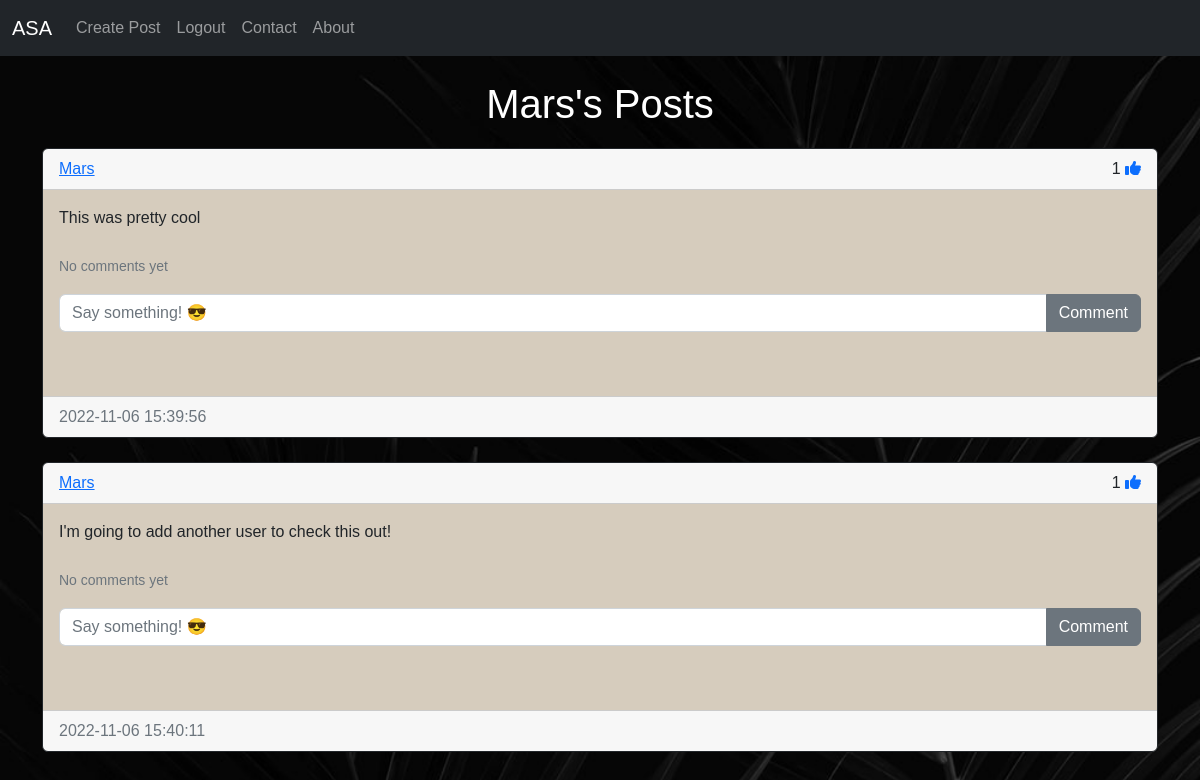
Page /posts/Mars (signed in) on the committed database.
### blog/models.py (models this page shows)
class Post(db.Model):
    id = db.Column(db.Integer, primary_key=True)
    text = db.Column(db.Text, nullable=False)
    date_created = db.Column(db.DateTime(timezone=True), default=func.now())
    author = db.Column(db.Integer, db.ForeignKey('user.id', ondelete='CASCADE'), nullable=False)
    comments = db.relationship('Comment', backref='post', passive_deletes=True)
    likes = db.relationship('Like', backref='post', passive_deletes=True)

class User(db.Model, UserMixin):
    id = db.Column(db.Integer, primary_key=True)
    email = db.Column(db.String(50), unique=True)
    username = db.Column(db.String(50), unique=True)
    password = db.Column(db.String(50))
    first_name = db.Column(db.String(50))
    last_name = db.Column(db.String(50))
    date_created = db.Column(db.DateTime(timezone=True), default=func.now())
    posts = db.relationship('Post', backref='user', passive_deletes=True)
    comments = db.relationship('Comment', backref='user', passive_deletes=True)
    likes = db.relationship('Like', backref='user', passive_deletes=True)

### blog/views.py (the view)
@views.route('/posts/<username>')
@login_required
def posts(username):
    user = User.query.filter_by(username=username).first()
    if not user:
        flash('User does not exist.', category='error')
        return redirect(url_for('views.home'))
    posts = user.posts
    return render_template('posts.html', user=current_user, posts=posts, username=username)

### blog/templates/posts.html (shortened to what this page needs)
{% extends 'postsdiv.html' %}
{% block header %} {{username}}'s Posts {% endblock %}

### blog/templates/postsdiv.html (shortened to what this page needs)
{% extends 'main.html' %}
{% block content %}
<link rel="stylesheet" href="{{url_for('static', filename='createpost.css')}}">
<br>
<h1 align="center" ><span>{% block header %}Posts{% endblock %}</span></h1>
<div id="posts">
{% for post in posts %}
    <div class="card border-dark">
        <div class="card-header d-flex justify-content-between align-items-center">
            <a href="/posts/{{post.user.username}}">{{post.user.username}}</a>
            <div>
                {{post.likes|length}}
                {% if user.id in post.likes|map(attribute='author')|list %}
                <a href="/like-post/{{post.id}}"><i class="fa-solid fa-thumbs-up"></i></a>
                {% else %}
                <a href="/like-post/{{post.id}}"><i class="fa-regular fa-thumbs-up"></i></a>
                {% endif %}
            </div>
        </div>
        <div class="card-body">
            <div class="card-text">{{post.text}}</div>
            <br>
            <p class="card-text">
            {% if post.comments|length > 0 %}
            <a data-bs-toggle="collapse" href="#comments-{{post.id}}" role="button">
                <small> View {{post.comments|length}} Comment(s) </small>
            </a>
            {% else %}
            <small class="text-muted">No comments yet</small>
            {% endif %}
            </p>
            <form class="input-group mb-5" method="POST" action="/create-comment/{{post.id}}">
                <input type="text" id="text" name="text" class="form-control" placeholder="Say something! 😎"/>
                <button type="submit" class="btn btn-secondary">Comment</button>
            </form>
        </div>
        <div class="card-footer text-muted">{{post.date_created}}</div>
    </div>
    <br />
{% endfor %}
</div>
{% endblock %}

### blog/static/createpost.css (style rules this page uses)
body { margin: 0; padding: 0; background: url(login1.jpg); background-position: center; background-size: cover; height: 100vh; font-family: sans-serif; }
span { color: white; }
.card-body { background: rgb(214, 204, 189); }
h1 { margin: 0; padding: 0 0 20px; text-align: center; font-size: 40px; }

### rows in the picture
Post: user.username "Mars", likes|length "1", text "This was pretty cool", date_created "2022-11-06 15:39:56"
Post: user.username "Mars", likes|length "1", text "I'm going to add another user to check this out!", date_created "2022-11-06 15:40:11"

### other values in the picture
{{ username }} "Mars"
